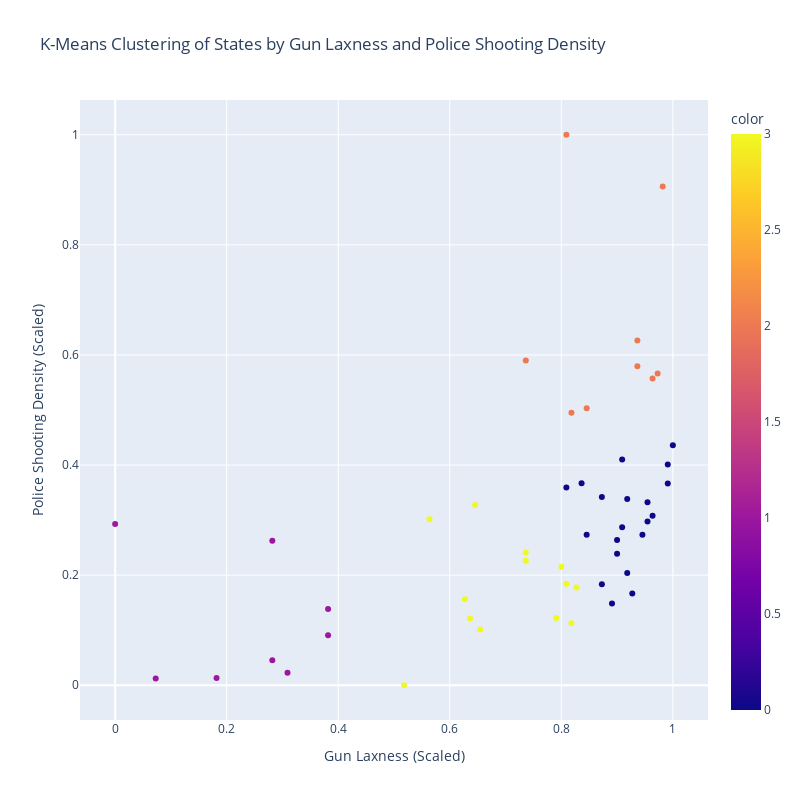

Here is the notebook cell this chart was saved with:
### Markdown cell above
## Visualizing the clustering over laxness and case density results

### Code cell
clusters_laxness = kmm_laxness.predict(X_laxness.drop('state', axis=1))

fig = px.scatter(X_laxness, x='laxness', y='case_density', color=clusters_laxness, width=800, height=800, 
        labels={'laxness': 'Gun Laxness (Scaled)', 'case_density': 'Police Shooting Density (Scaled)'},
        title='K-Means Clustering of States by Gun Laxness and Police Shooting Density', hover_name='state')
fig.show()

### Figure 1 — Plotly figure (JSON) as saved in the notebook; plotly's stock layout.template omitted (floating-point values rounded to 4 significant figures)
{"data": [{"hovertemplate": "<b>%{hovertext}</b><br><br>Gun Laxness (Scaled)=%{x}<br>Police Shooting Density (Scaled)=%{y}<br>color=%{marker.color}<extra></extra>", "hovertext": ["AL", "AK", "AZ", "AR", "CA", "CO", "CT", "DE", "FL", "GA", "HI", "ID", "IL", "IN", "IA", "KS", "KY", "LA", "ME", "MD", "MA", "MI", "MN", "MS", "MO", "MT", "NE", "NV", "NH", "NJ", "NM", "NY", "NC", "ND", "OH", "OK", "OR", "PA", "RI", "SC", "SD", "TN", "TX", "UT", "VT", "VA", "WA", "WV", "WI", "WY"], "legendgroup": "", "marker": {"color": [0, 2, 2, 0, 1, 2, 1, 3, 3, 0, 1, 0, 1, 0, 3, 0, 0, 0, 0, 1, 1, 3, 3, 0, 0, 2, 3, 2, 0, 1, 2, 1, 3, 0, 0, 2, 3, 3, 3, 0, 0, 0, 0, 0, 3, 0, 3, 2, 3, 2], "coloraxis": "coloraxis", "symbol": "circle"}, "mode": "markers", "name": "", "orientation": "v", "showlegend": false, "type": "scatter", "x": [0.9182, 0.9818, 0.9364, 0.9091, 0, 0.7364, 0.1818, 0.6273, 0.7364, 0.9545, 0.2818, 1, 0.3818, 0.9, 0.7909, 0.9455, 0.9545, 0.8364, 0.9091, 0.3818, 0.07273, 0.8182, 0.6364, 0.9909, 0.9909, 0.9727, 0.8091, 0.8182, 0.9273, 0.2818, 0.8091, 0.3091, 0.7364, 0.9182, 0.8727, 0.9364, 0.6455, 0.6545, 0.5182, 0.9, 0.9636, 0.8091, 0.8455, 0.8727, 0.8273, 0.8909, 0.5636, 0.8455, 0.8, 0.9636], "xaxis": "x", "y": [0.3383, 0.9059, 0.5795, 0.41, 0.293, 0.5897, 0.01308, 0.1562, 0.2409, 0.2975, 0.2624, 0.4362, 0.09098, 0.2389, 0.1222, 0.2733, 0.3325, 0.3671, 0.2872, 0.1384, 0.01222, 0.1124, 0.1211, 0.4008, 0.3665, 0.5662, 0.1846, 0.495, 0.1667, 0.04548, 1, 0.02277, 0.2262, 0.2041, 0.1834, 0.6263, 0.3275, 0.1011, 0, 0.2641, 0.3081, 0.359, 0.2734, 0.3421, 0.1777, 0.1484, 0.3017, 0.5033, 0.2151, 0.5571], "yaxis": "y"}], "layout": {"coloraxis": {"colorbar": {"title": {"text": "color"}}, "colorscale": [[0, "#0d0887"], [0.1111, "#46039f"], [0.2222, "#7201a8"], [0.3333, "#9c179e"], [0.4444, "#bd3786"], [0.5556, "#d8576b"], [0.6667, "#ed7953"], [0.7778, "#fb9f3a"], [0.8889, "#fdca26"], [1, "#f0f921"]]}, "height": 800, "legend": {"tracegroupgap": 0}, "title": {"text": "K-Means Clustering of States by Gun Laxness and Police Shooting Density"}, "width": 800, "xaxis": {"anchor": "y", "domain": [0, 1], "title": {"text": "Gun Laxness (Scaled)"}}, "yaxis": {"anchor": "x", "domain": [0, 1], "title": {"text": "Police Shooting Density (Scaled)"}}}}
